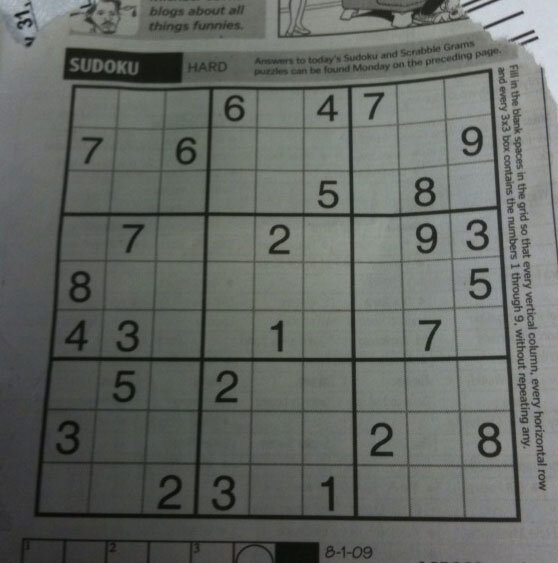
#> input picture sudokus/sudoku0.jpg, 558 x 563 px, found by its file name
$ python main.py
#> lines starting #> are read from the running program, lines starting #| are printed output that depends on the picture; after the words box and inside, x2 and y2 are one past the last pixel; in counts of white or black regions, pixels touching at a corner belong together
import cv2
import numpy as np
import time
from matplotlib import pyplot as plt


class SudokuSolver:
    def __init__(self, image):
        """
        :param image: colored image read using cv2.imread
        """
        self.__originalImg = image

    def __applyThresolding(self, image):
        """
        :param image: colored image
        :return: grayscale image,binary image
        """
        grayscal = cv2.cvtColor(image, cv2.COLOR_BGR2GRAY)
        filtered = cv2.bilateralFilter(grayscal, 1, 195, 195)
        # brightImg = self.__adjustBrightness(grayscal)

        # img = cv2.medianBlur(img, 1)
        binary = cv2.adaptiveThreshold(grayscal, 255, cv2.ADAPTIVE_THRESH_GAUSSIAN_C,
                                       cv2.THRESH_BINARY_INV, 19, 2)
        # self.__displayImg([["colorImg", colorImg], ["grayscal", grayscal],
        #                    ["filtered", filtered],["brightImg",brightImg]])
        return filtered, binary

    def __getSudokuBoundry(self, contours):
        """
        :param contours: array of contour found using cv2.findContours
        :return: counter of sudoku boundry , 4 endpoints
        """
        ans, max_area, endpoints = [], 0, np.array([])
        for curr in contours:
            currArea = cv2.contourArea(curr)
            # if currArea > 50:
            #     ans.append(curr)

            if currArea > 1000:
                peri = cv2.arcLength(curr, True)
                approx = cv2.approxPolyDP(curr, 0.01 * peri, True)
                # print(approx.shape)
                if approx.shape[0] == 4 and currArea > max_area:
                    ans = [curr]
                    max_area, endpoints = currArea, approx

        def reorderPoints(points):
            try:
                points = points.reshape((4, 2))
            except:
                return points
            points = sorted(points, key=lambda x: x[1])
            if points[0][0] > points[1][0]:
                points[0], points[1] = points[1], points[0]
            if points[2][0] > points[3][0]:
                points[2], points[3] = points[3], points[2]
            points = np.array(points)
            return points

        return ans, reorderPoints(endpoints)

    def __cutSudokuFromImg(self, img, points, contours):
        """
        :param img: Binary Image of Sudoku
        :param points: 4 endpoints of Sudoku
        :param contours: contours to be preserved
        :return: cropped grid from image
        """
        pts1 = np.float32(points)
        pts2 = np.float32([[0, 0], [549, 0], [0, 549], [549, 549]])
        M = cv2.getPerspectiveTransform(pts1, pts2)
        dst = cv2.warpPerspective(img, M, (549, 549))

        # h, w = img.shape[:2]
        # mask = np.zeros((h + 2, w + 2), np.uint8)
        # cv2.floodFill(img, mask, (0, 0), 0)
        return dst

    def __displayBoxes(self, boxes):
        """
        :param boxes: numpy array of 81 boxes
        """
        for i in range(9):
            for j in range(9):
                plt.subplot(9, 9, i * 9 + j + 1)
                box = boxes[i * 9 + j]
                plt.imshow(box, 'gray')
                plt.xticks([]), plt.yticks([])
                cv2.imwrite(f"F:/pycharm/LearnAI/assets/images/sudoku/sudoku0/box{i * 9 + j}.jpg", boxes[i * 9 + j])

        plt.show()

    def __gridToBoxes(self, grid):
        """
        :param grid: Binary Image of Sudoku grid
        :return: array of 81 boxes extracted from grid
        """

        def fillHolesContr(box1):
            box = box1.copy()
            contr, _ = cv2.findContours(box, cv2.RETR_CCOMP, cv2.CHAIN_APPROX_SIMPLE)
            for cnt in contr:
                if cv2.contourArea(cnt) < 100:
                    cv2.drawContours(box, [cnt], -1, 0, -1)
            return box

        def fillHolesMorpho(box):
            kernel = np.ones((3, 3), np.uint8)
            return cv2.morphologyEx(box, cv2.MORPH_OPEN, kernel)

        rows, boxes = np.vsplit(grid, 9), []
        for r in rows:
            cols = np.hsplit(r, 9)
            for c in cols:
                c = fillHolesContr(c)
                boxes.append(c)

        return np.array(boxes)

    def __displayImg(self, imges):
        for img in imges:
            cv2.imshow(img[0], img[1])
        cv2.waitKey(0)

    def solveSudoku(self):
        # _start = time.time()

        # colorImg = cv2.resize(self.__originalImg, (550, 550), interpolation=cv2.INTER_CUBIC)
        grayImg, binaryImg = self.__applyThresolding(self.__originalImg)
        contours, _ = cv2.findContours(binaryImg, cv2.RETR_LIST, cv2.CHAIN_APPROX_SIMPLE)
        boundry, endpoints = self.__getSudokuBoundry(contours)

        # cv2.drawContours(colorImg, boundry, -1, (0, 0, 255), 2)
        # self.__displayImg([["img", colorImg]])

        binaryImg = self.__cutSudokuFromImg(binaryImg, endpoints, boundry)
        boxes = self.__gridToBoxes(binaryImg)

        # print(f"{time.time()-_start} seconds")

        # self.__displayImg([["gray", grayImg], ["binaryImg", binaryImg]])
        self.__displayBoxes(boxes)


if __name__ == '__main__':
    colorImg = cv2.imread('../assets/images/sudoku/sudoku0.jpg')
#> colorImg is the input picture: shape (563, 558, 3); mean B, G, R 99.5, 104.1, 100
    solver = SudokuSolver(colorImg)
    solver.solveSudoku()
#> in __applyThresolding, `binary = cv2.adaptiveThreshold(grayscal, 255, cv2.ADAPTIVE_THRESH_GAUS..`:
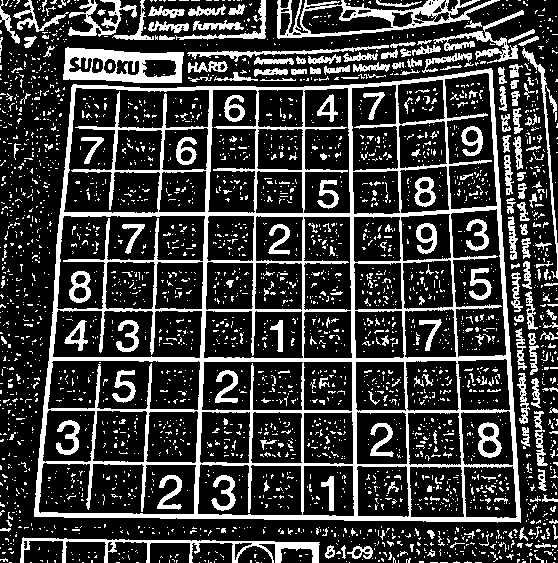
#> binary: shape (563, 558); 23.5% white; 3006 white regions (2756 under 20 px)
#> in solveSudoku, `contours, _ = cv2.findContours(binaryImg, cv2.RETR_LIST, cv2.CHAIN_APP..`: contours = 3246 contours, 3025 with area under 20; largest, box (x1, y1, x2, y2) and area: (34, 68, 521, 523) 197446, (63, 87, 210, 214) 10404, (56, 215, 206, 310) 8282, (38, 462, 197, 515) 7467, (47, 360, 201, 411) 7024
#> the loop in __getSudokuBoundry, `for curr in contours:` made 3246 passes
#> (currArea, peri, max_area, endpoints) on passes 634, 956: (2676, 218.9, 2676, [[409, 467], [460, 466], [464, 516], [411, 517]]), (2699, 227.5, 2699, [[407, 413], [458, 412], [461, 464], [410, 465]])
#> (currArea, peri, approx) on passes 637, 638, 639, 959, 960, 961: (2588.5, 218, [[512, 465], [517, 516], [466, 517], [463, 467]]), (2550.5, 208.5, [[358, 465], [407, 467], [407, 517], [357, 515]]), (2533.5, 206.9, [[303, 466], [352, 465], [354, 515], [303, 515]]), (2554.5, 204.4, [[351, 411], [353, 463], [304, 463], [303, 413]]), (2533, 203.8, [[254, 411], [302, 414], [301, 463], [251, 462]]), (2497, 210.4, [[202, 411], [250, 412], [248, 463], [199, 461]])
#> after the loop in __getSudokuBoundry, `for curr in contours:`: ans = 1 contour; box (x1, y1, x2, y2) and area: (34, 68, 521, 523) 197446; endpoints = [[491, 68], [73, 84], [34, 516], [520, 522]]; max_area = 197446
#> in reorderPoints, `points = points.reshape((4, 2))`: points = [[491, 68], [73, 84], [34, 516], [520, 522]]
#> in reorderPoints, `points = np.array(points)`: points = [[73, 84], [491, 68], [34, 516], [520, 522]]
#> in solveSudoku, `boundry, endpoints = self.__getSudokuBoundry(contours)`: boundry has the same summary as ans in __getSudokuBoundry
#> in __cutSudokuFromImg, `M = cv2.getPerspectiveTransform(pts1, pts2)`: M = [[1.44, 0.13, -116.2], [0.059, 1.54, -133.8], [0.000137, 0.000396, 1]]
#> in __cutSudokuFromImg, `dst = cv2.warpPerspective(img, M, (549, 549))`:
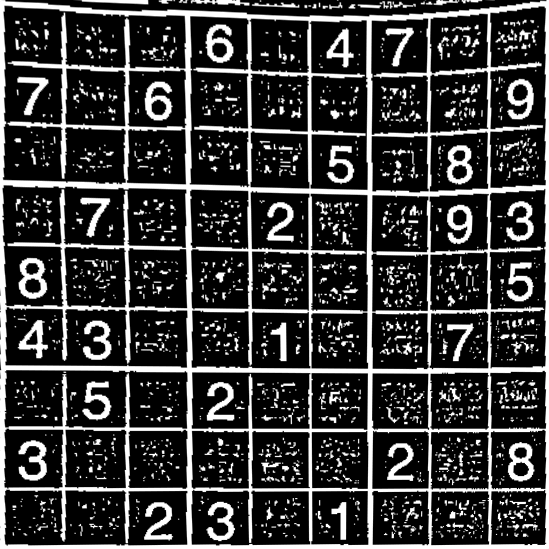
#> dst: shape (549, 549); min 0, max 255, mean 58.7
#> in __gridToBoxes, `rows, boxes = np.vsplit(grid, 9), []`: boxes = []
#> the loop in __gridToBoxes, `for r in rows:` made 9 passes
#> pass 1, in fillHolesContr (call 2), `box = box1.copy()`:
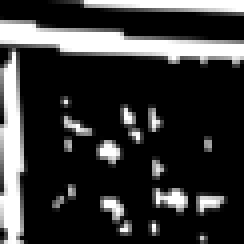
#> box: shape (61, 61) (shown 4 times larger); min 0, max 255, mean 53.9
#> pass 1, in fillHolesContr (call 3), `box = box1.copy()`:
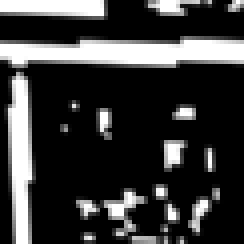
#> box: shape (61, 61) (shown 4 times larger); min 0, max 255, mean 57.8
#> pass 1, in fillHolesContr (call 4), `box = box1.copy()`:
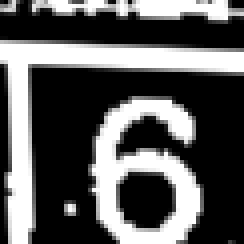
#> box: shape (61, 61) (shown 4 times larger); min 0, max 255, mean 90.9
#> after the loop in __gridToBoxes, `for r in rows:`:
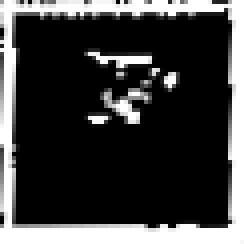
#> c: shape (61, 61) (shown 4 times larger); min 0, max 255, mean 63
#> after the loop in __gridToBoxes, `for r in rows:`: boxes = 81 items
#> in __displayBoxes, `plt.show()`:
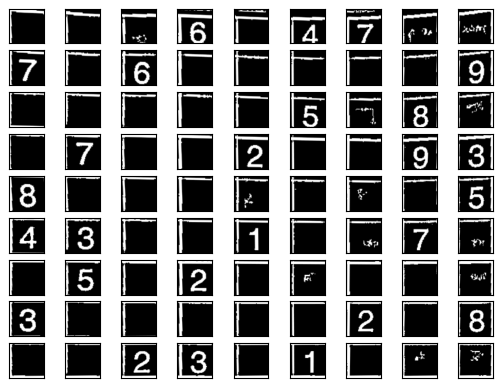
#> figure drawn by matplotlib, 81 panels

$ run again, with sudokus/sudoku1.jpg copied over sudokus/sudoku0.jpg
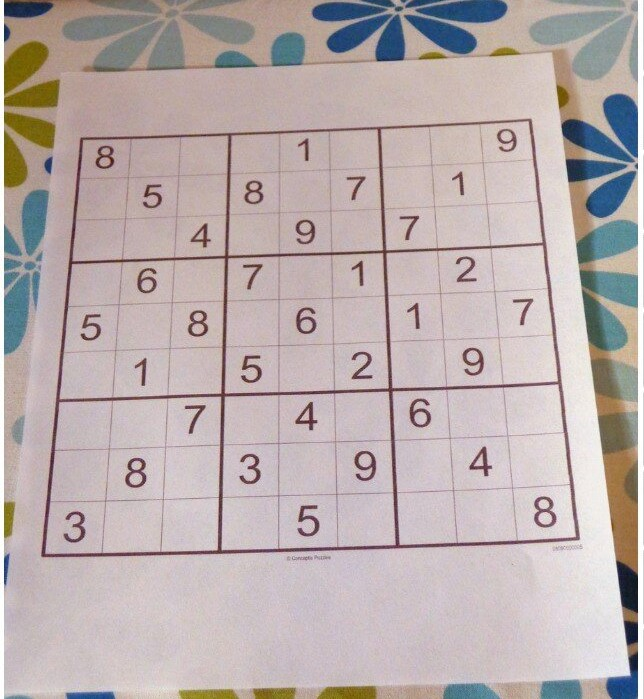
#> input picture sudokus/sudoku1.jpg, 644 x 699 px, found by its file name
#> colorImg is the input picture: shape (699, 644, 3); mean B, G, R 173.2, 173.8, 185.8
#> in __applyThresolding, `binary = cv2.adaptiveThreshold(grayscal, 255, cv2.ADAPTIVE_THRESH_GAUS..`:
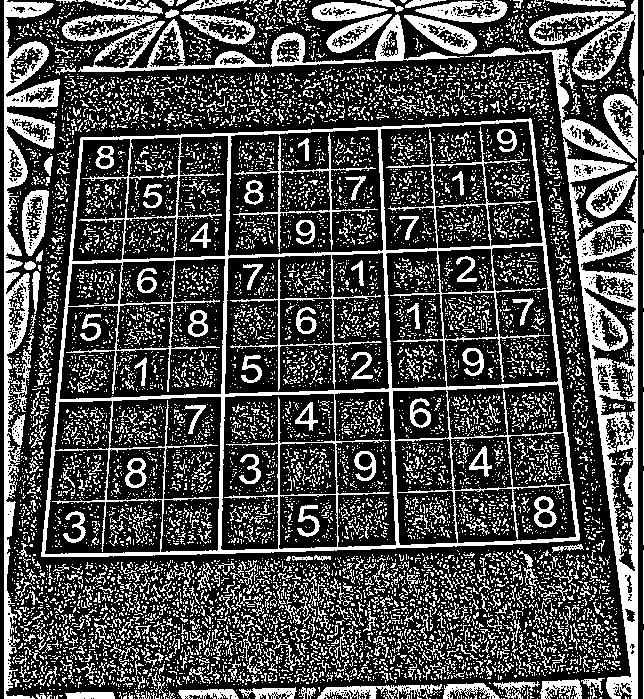
#> binary: shape (699, 644); 29.8% white; 9891 white regions (9203 under 20 px)
#> contours = 10841 contours, 10571 with area under 20; largest, box (x1, y1, x2, y2) and area: (41, 118, 580, 557) 208038, (224, 252, 390, 395) 18902, (227, 128, 384, 257) 18310, (563, 138, 638, 699) 17556, (380, 120, 544, 251) 16068
#> the loop in __getSudokuBoundry, `for curr in contours:` made 10841 passes
#> (currArea, peri, max_area, endpoints) on passes 3604, 3650: (2957, 231.3, 2957, [[219, 498], [216, 551], [160, 551], [164, 499]]), (3041, 232.4, 3041, [[336, 495], [336, 547], [278, 547], [280, 495]])
#> after the loop in __getSudokuBoundry, `for curr in contours:`: ans = 1 contour; box (x1, y1, x2, y2) and area: (41, 118, 580, 557) 208038; endpoints = [[531, 119], [81, 137], [41, 556], [578, 540]]; max_area = 208038.5
#> in reorderPoints, `points = points.reshape((4, 2))`: points = [[531, 119], [81, 137], [41, 556], [578, 540]]
#> in reorderPoints, `points = sorted(points, key=lambda x: x[1])`: points = [[531, 119], [81, 137], [578, 540], [41, 556]]
#> in reorderPoints, `points = np.array(points)`: points = [[81, 137], [531, 119], [41, 556], [578, 540]]
#> in solveSudoku, `boundry, endpoints = self.__getSudokuBoundry(contours)`: boundry has the same summary as ans in __getSudokuBoundry
#> M = [[1.33, 0.127, -124.8], [0.0672, 1.68, -235.6], [4.6e-05, 0.000495, 1]]
#> in __gridToBoxes, `rows, boxes = np.vsplit(grid, 9), []`: boxes = []
#> the loop in __gridToBoxes, `for r in rows:` made 9 passes
#> after the loop in __gridToBoxes, `for r in rows:`: boxes = 81 items
#> the loop in __displayBoxes, `for i in range(9):` made 9 passes
#> pass 1, in __displayBoxes, `cv2.imwrite(f"F:/pycharm/LearnAI/assets/images/sudoku/sudoku0/box{i * ..`:
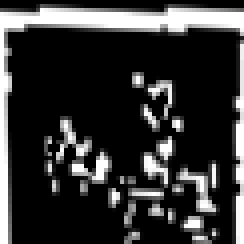
#> saved as box3.jpg: shape (61, 61) (shown 4 times larger); min 0, max 255, mean 52.1

$ run again, with sudokus/sudoku10.jpg copied over sudokus/sudoku0.jpg
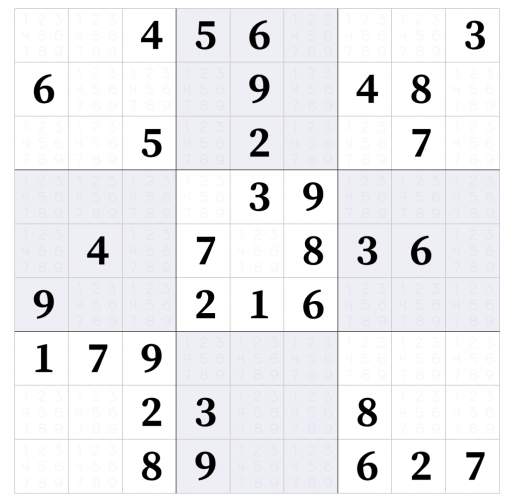
#> input picture sudokus/sudoku10.jpg, 1024 x 1002 px, found by its file name (shown at 1/2 size)
#> colorImg is the input picture: shape (1002, 1024, 3); mean B, G, R 240, 237.1, 237.1
#> in __applyThresolding, `binary = cv2.adaptiveThreshold(grayscal, 255, cv2.ADAPTIVE_THRESH_GAUS..`:
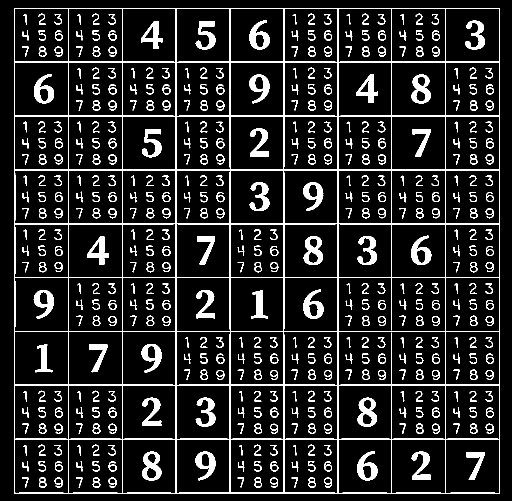
#> binary: shape (1002, 1024) (shown at 1/2 size); 11.4% white; 466 white regions
#> contours = 754 contours; largest, box (x1, y1, x2, y2) and area: (28, 16, 1000, 988) 942790, (676, 447, 892, 663) 34035, (352, 447, 461, 663) 22798, (676, 340, 892, 448) 22794, (244, 447, 352, 663) 22586
#> the loop in __getSudokuBoundry, `for curr in contours:` made 754 passes
#> (currArea, peri, max_area, endpoints) on passes 62, 154, 155, 157, 159: (11366, 429.3, 11366, [[891, 879], [997, 878], [998, 985], [892, 986]]), (11453, 428.5, 11453, [[891, 771], [997, 770], [998, 877], [892, 878]]), (11454, 428.5, 11454, [[783, 771], [889, 770], [890, 877], [784, 878]]), (11458, 428.5, 11458, [[568, 771], [674, 770], [675, 877], [569, 878]]), (11459, 428.5, 11459, [[352, 771], [458, 770], [459, 877], [353, 878]])
#> after the loop in __getSudokuBoundry, `for curr in contours:`: ans = 1 contour; box (x1, y1, x2, y2) and area: (28, 16, 1000, 988) 942790; endpoints = [[29, 16], [28, 986], [998, 987], [999, 16]]; max_area = 942789.5
#> in reorderPoints, `points = points.reshape((4, 2))`: points = [[29, 16], [28, 986], [998, 987], [999, 16]]
#> in reorderPoints, `points = sorted(points, key=lambda x: x[1])`: points = [[29, 16], [999, 16], [28, 986], [998, 987]]
#> in solveSudoku, `boundry, endpoints = self.__getSudokuBoundry(contours)`: boundry has the same summary as ans in __getSudokuBoundry
#> M = [[0.567, 0.000584, -16.44], [0, 0.566, -9.06], [1.06e-06, 2.19e-09, 1]]
#> in __gridToBoxes, `rows, boxes = np.vsplit(grid, 9), []`: boxes = []
#> the loop in __gridToBoxes, `for r in rows:` made 9 passes
#> after the loop in __gridToBoxes, `for r in rows:`: boxes = 81 items
#> the loop in __displayBoxes, `for i in range(9):` made 9 passes
#> pass 1, in __displayBoxes, `cv2.imwrite(f"F:/pycharm/LearnAI/assets/images/sudoku/sudoku0/box{i * ..`:
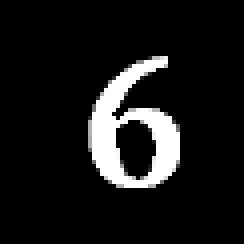
#> saved as box4.jpg: shape (61, 61) (shown 4 times larger); min 0, max 255, mean 24.4

$ run again, with sudokus/sudoku11.jpg copied over sudokus/sudoku0.jpg
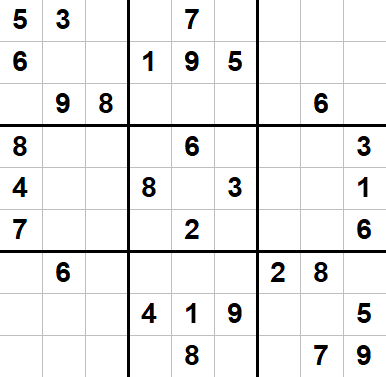
#> input picture sudokus/sudoku11.jpg, 386 x 377 px, found by its file name
#> colorImg is the input picture: shape (377, 386, 3); mean B, G, R 237.1, 237.1, 237.1
#> binary: shape (377, 386); 9.4% white; 40 white regions
#> contours = 71 contours; largest, box (x1, y1, x2, y2) and area: (0, 0, 386, 377) 18782, (129, 126, 257, 251) 15746, (261, 255, 386, 377) 1812, (132, 255, 254, 377) 1812, (0, 255, 125, 377) 1812
#> the loop in __getSudokuBoundry, `for curr in contours:` made 71 passes
#> (currArea, peri, max_area, endpoints) on passes 13, 48: (1804, 167.7, 1804, [[300, 294], [342, 293], [343, 334], [301, 335]]), (15746, 499.7, 15746, [[129, 127], [255, 126], [256, 249], [130, 250]])
#> after the loop in __getSudokuBoundry, `for curr in contours:`: ans = 1 item; max_area = 15746
#> in reorderPoints, `points = points.reshape((4, 2))`: points = [[129, 127], [255, 126], [256, 249], [130, 250]]
#> in reorderPoints, `points = sorted(points, key=lambda x: x[1])`: points = [[255, 126], [129, 127], [256, 249], [130, 250]]
#> in reorderPoints, `points = np.array(points)`: points = [[129, 127], [255, 126], [130, 250], [256, 249]]
#> in solveSudoku, `boundry, endpoints = self.__getSudokuBoundry(contours)`: boundry = 1 item; endpoints = [[129, 127], [255, 126], [130, 250], [256, 249]]
#> M = [[4.36, -0.0354, -557.5], [0.0354, 4.46, -571.4], [-8.22e-19, 6.68e-21, 1]]
#> in __gridToBoxes, `rows, boxes = np.vsplit(grid, 9), []`: boxes = []
#> the loop in __gridToBoxes, `for r in rows:` made 9 passes
#> after the loop in __gridToBoxes, `for r in rows:`: boxes = 81 items
#> the loop in __displayBoxes, `for i in range(9):` made 9 passes
#> pass 1, in __displayBoxes, `cv2.imwrite(f"F:/pycharm/LearnAI/assets/images/sudoku/sudoku0/box{i * ..`:
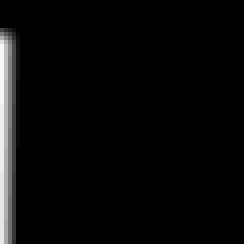
#> saved as box3.jpg: shape (61, 61) (shown 4 times larger); min 0, max 247, mean 8.6
